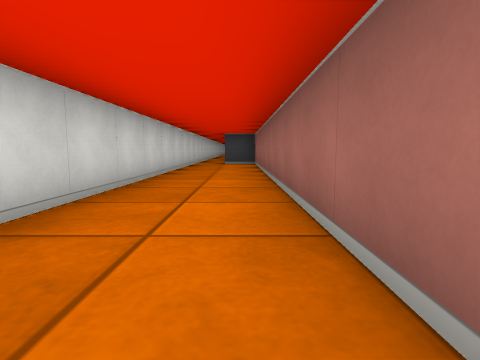
[1] (above)

18 first-person views from a walk through a cub3D ray-caster map. The camera is about half as high as the walls, tilts 6° down and sees 80° across. The floor is counted in squares. Each view is taken from the middle of a square. On the plan, view 1 faces up. The plan holds only what a view shows up to about 9 squares ahead; the rest is blank.

[2]
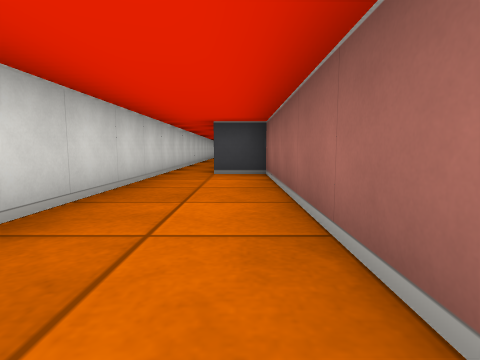

[3]
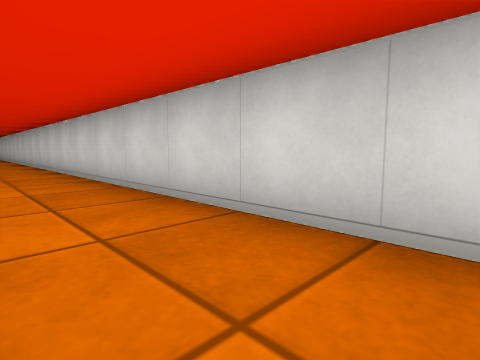

[4]
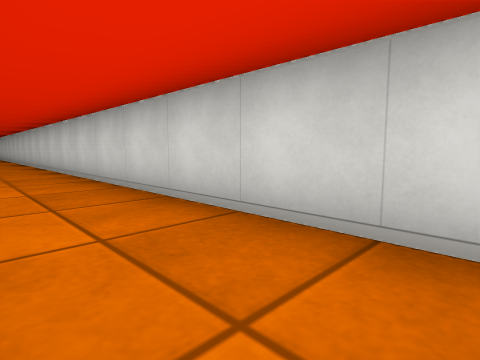

[5]
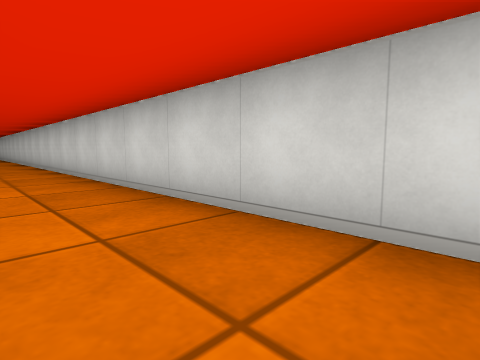

[6]
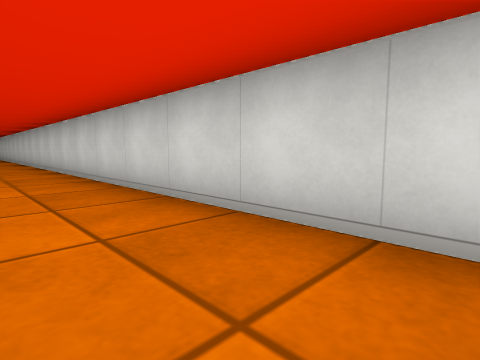

[7]
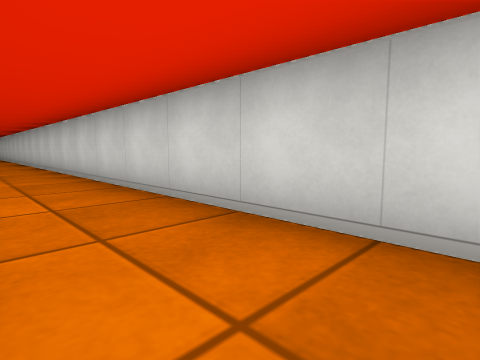

[8]
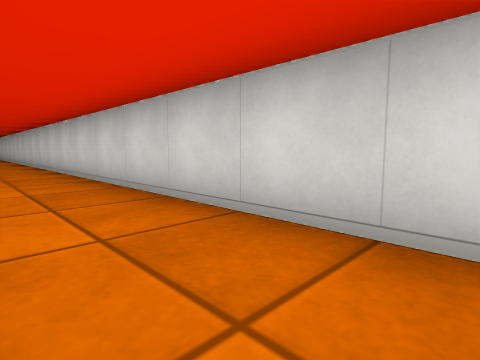

[9]
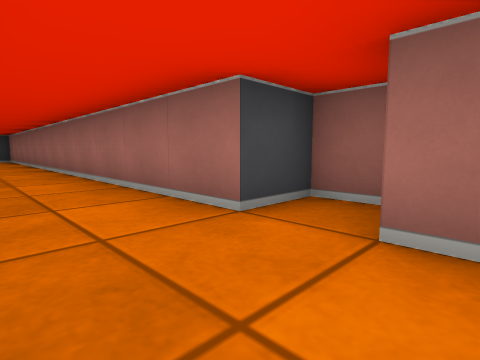

[10]
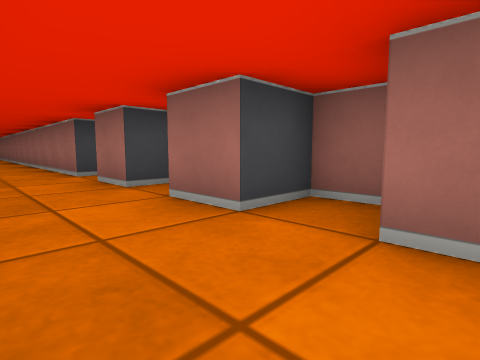

[11]
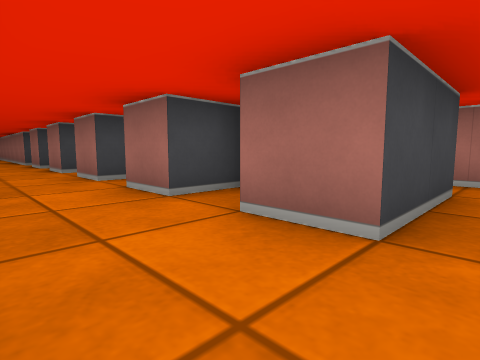

[12]
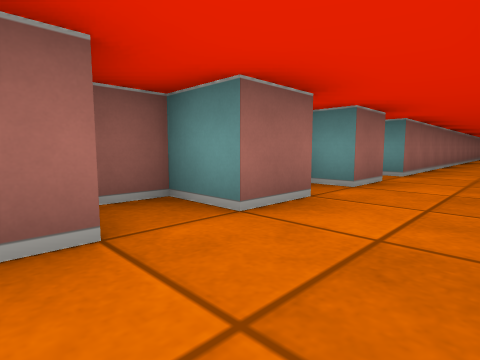

[13]
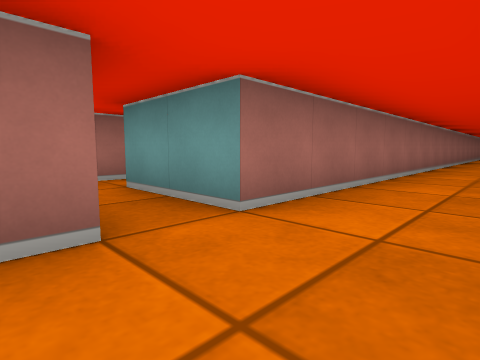

[14]
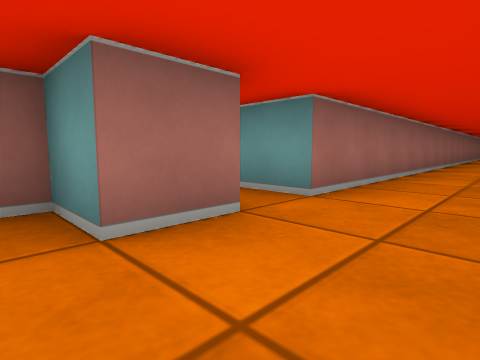

[15]
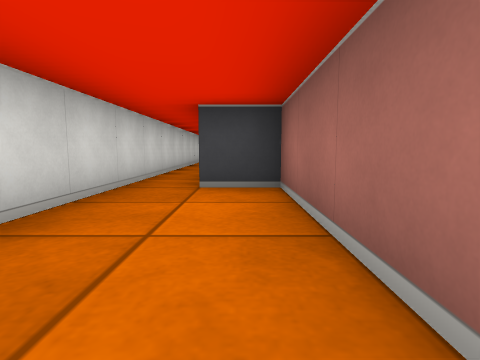

[16]
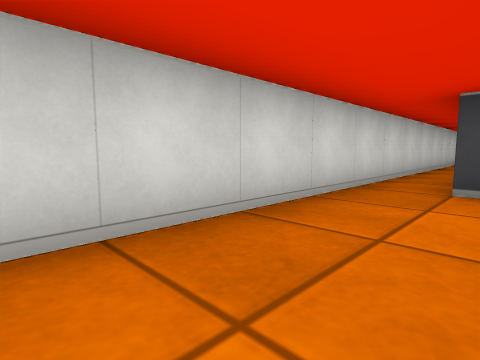

[17]
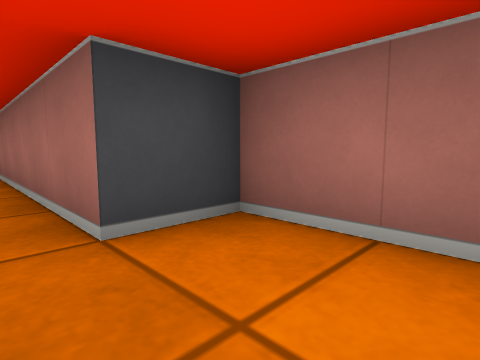

[18]
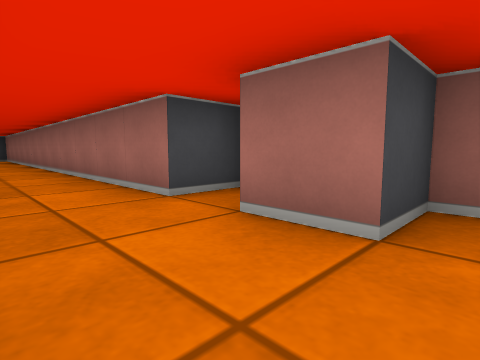

### Floor plan
Points are (right, up) in squares from view 1. A wall is a line through its corners. A room is listed if a view was taken in it or the views show most of it. See-through windows are left out.
Room 1 (views 1, 2, 3, 4, 5, 6, 7, 8, 9, 10, 11, 12, 13, 14, 15, 16, 17, 18)
walls: (2.5, -12.5) (0.5, -12.5) (0.5, -11.5) (1.5, -11.5) (1.5, -11.1); (1.5, -10.5) (0.5, -10.5) (0.5, -9.5) (1.5, -9.5) (1.5, -8.8); (1, -8.5) (0.5, -8.5) (0.5, -7.5); (1.5, -7.2) (1.5, -6.5) (0.5, -6.5) (0.5, -5.5); (0.5, -23.4) (0.5, -13.5) (2.5, -13.5); (1.6, -4.5) (0.5, -4.5) (0.5, -3.5); (1.5, -3.2) (1.5, -2.5) (0.5, -2.5) (0.5, 9.5) (-0.5, 9.5) (-0.5, 13.9); (-1.5, 16.5) (-1.5, -29.4)
ways out: opening at (1.5, -13)

Positions as (right, up) in squares from view 1, and headings:
1: (0, 0), facing up
2: (0, 4), facing up
3: (0, 4), facing down-left
4: (0, 0), facing down-left
5: (0, -6), facing down-left
6: (0, -12), facing down-left
7: (0, -15), facing down-left
8: (0, -18), facing down-left
9: (-1, -4), facing up-right
10: (-1, -8), facing up-right
11: (-1, -13), facing up-right
12: (-1, -8), facing down-right
13: (-1, -12), facing down-right
14: (-1, -11), facing down-right
15: (0, 6), facing up
16: (0, 6), facing up-left
17: (-1, 8), facing up-right
18: (-1, -5), facing up-right
